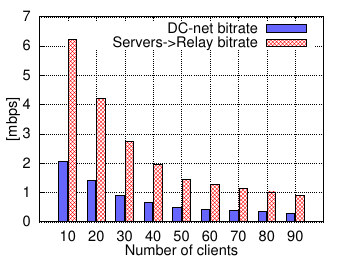

This chart was generated by the following gnuplot code:
set terminal postscript eps size 3.5,2.62 enhanced color font 'Helvetica,21' linewidth 2
set output 'others_5p_bw.eps'

set xtics border in scale 0,0 nomirror norotate  autojustify
set ytics border in scale 1,0.5 nomirror norotate  autojustify
DEBUG_TERM_HTIC = 100
DEBUG_TERM_VTIC = 100

set grid ytics xtics  # draw lines for each ytics and mytics
set grid               # enable the grid

set xlabel "Number of clients" offset 0,0.5
set ylabel "[mbps]" offset 1.7,0

set boxwidth 0.5
set style fill solid 0.6 border lt -1

set style data histogram
set style histogram cluster gap 1
set style fill solid border -1
set boxwidth 0.9
set xtic scale 0
set auto x

set datafile separator ","

plot 'bitratestats_others.gnudata' using ($2/1024):xtic(1) title "DC-net bitrate" linecolor rgb "#0000FF", \
    'bitratestats_others.gnudata' using (3*$2/1024):xtic(1) fs pattern 2 title "Servers->Relay bitrate" linecolor rgb "#FF0000"
